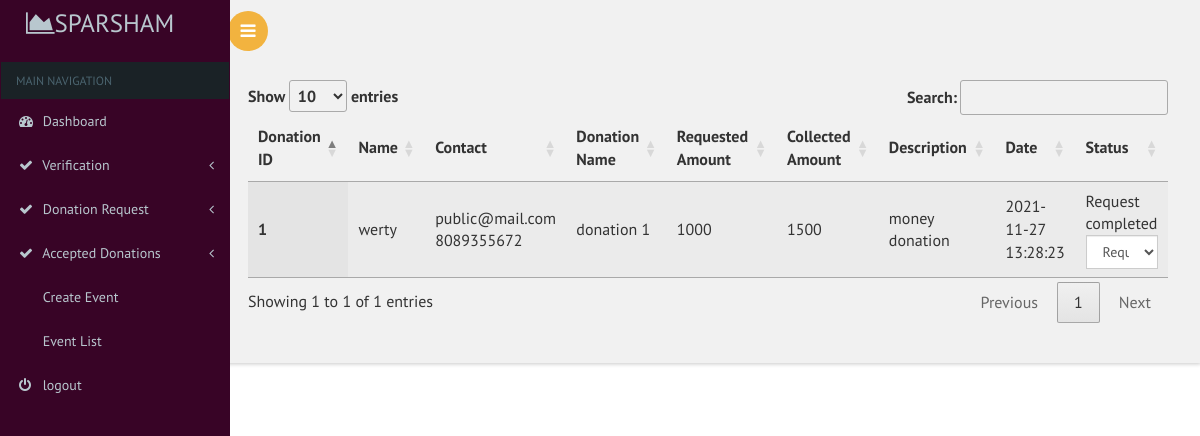
Page /secratary/moneydonationreq.php on the committed database.
### tables this page shows
CREATE TABLE IF NOT EXISTS `money_donation` (
  `money_donation_id` int(11) NOT NULL AUTO_INCREMENT,
  `email` varchar(30) NOT NULL,
  `requested_amount` int(11) NOT NULL,
  `collected_amount` int(11) NOT NULL DEFAULT '0',
  `donation_name` varchar(20) NOT NULL,
  `description` varchar(50) NOT NULL,
  `money_donation_status` int(3) NOT NULL DEFAULT '0',
  `donation_date` timestamp NOT NULL DEFAULT CURRENT_TIMESTAMP,
  PRIMARY KEY (`money_donation_id`)
);

CREATE TABLE IF NOT EXISTS `registration` (
  `name` varchar(80) NOT NULL,
  `email` varchar(80) NOT NULL,
  `phone` bigint(11) NOT NULL,
  `gender` varchar(10) DEFAULT NULL,
  `date_of_birth` varchar(20) DEFAULT NULL,
  `house` varchar(80) DEFAULT NULL,
  `place` varchar(80) DEFAULT NULL,
  `country` int(11) DEFAULT NULL,
  `state` int(11) DEFAULT NULL,
  `district` int(11) DEFAULT NULL,
  `pincode` int(6) DEFAULT NULL,
  `profile_pic` varchar(100) DEFAULT '../images/avathar.jpg',
  PRIMARY KEY (`email`)
);

### secratary/moneydonationreq.php (the view, shortened to what this page needs)
<?php
include("dbconn.php");
?>
<!DOCTYPE html>
<html>
<head>
    <link href="css/bootstrap.css" rel='stylesheet' type='text/css' />
<link href="css/style.css" rel='stylesheet' type='text/css' />
<link href="css/font-awesome.css" rel="stylesheet">
<link href='css/SidebarNav.min.css' media='all' rel='stylesheet' type='text/css'/>
<link href="css/custom.css" rel="stylesheet">
    <link rel="stylesheet" type="text/css" href="https://cdn.datatables.net/1.10.21/css/jquery.dataTables.css">
</head>
<body class="cbp-spmenu-push">
    <div class="main-content">
    <div class="cbp-spmenu cbp-spmenu-vertical cbp-spmenu-left" id="cbp-spmenu-s1">
        <aside class="sidebar-left">
      <nav class="navbar navbar-inverse">
          <div class="navbar-header">
            <h1><a class="navbar-brand" href="index.html"><span class="fa fa-area-chart"></span>Sparsham<span class="dashboard_text"></span></a></h1>
          </div>
          <?php
          include("menu.php");
          ?>
      </nav>
    </aside>
    </div>
        <?php
        include("header.php");
        ?>
        <div id="page-wrapper">
    <table id="table_id" class="display">
    <thead>
        <tr>
            <th>Donation ID</th>
            <th>Name</th>
            <th>Contact</th>
            <th>Donation Name</th>
            <th>Requested Amount</th>
            <th>Collected Amount</th>
            <th>Description</th>
            <th>Date</th>
            <th>Status</th>
        </tr>
    </thead>
    <tbody>
         <?php
            $sql="select * from money_donation a,registration b where a.email=b.email order by a.donation_date desc";
            $res=mysqli_query($conn,$sql);
            if(mysqli_num_rows($res)>0){
                while($r=mysqli_fetch_assoc($res)){
            ?>
           <tr>
      <th scope="row"><?php echo $r['money_donation_id']?></th>
      <td><?php echo $r['name']?></td>
      <td><?php echo $r['email']?><br>
        <?php echo $r['phone']?><br>
      </td>
      <td><?php echo $r['donation_name']?></td>
      <td><?php echo $r['requested_amount']?></td>
      <td><?php echo $r['collected_amount']?></td>
        <td><?php echo $r['description']?></td>
        <td><?php echo $r['donation_date']?></td>
        <td>
            <div id="<?php echo $r['money_donation_id']?>">
                <?php
         if($r['money_donation_status']==0)
            echo "Request not accepted";
        else if($r['money_donation_status']==1)
            echo "Request accepted";
        else if($r['money_donation_status']==2)
            echo "Request rejected";
        else if($r['money_donation_status']==3)
            echo "Request completed";
     ?>
 </div>
 <form>
          <select class="form-control"  onchange="updatestatus(this.value,<?php echo $r['money_donation_id']?>)">
            <option value disabled selected> <?php
            if($r['money_donation_status']==0)
            echo "Request not accepted";
        else if($r['money_donation_status']==1)
            echo "Request accepted";
        else if($r['money_donation_status']==2)
            echo "Request rejected";
        else if($r['money_donation_status']==3)
            echo "Request completed";
            ?></option>
          </select>
      </form>
</td>
    </tr>
            <?php
        }
    }
            ?>
    </tbody>
</table>
</div></div>
</body>
</html>

### secratary/css/custom.css (style rules this page uses)
#page-wrapper { padding:5em 2em 2.5em; background-color: #F1F1F1; }

### rows in the picture
money_donation: money_donation_id "1", registration.name "werty", registration.email "public@mail.com", registration.phone "8089355672", donation_name "donation 1", requested_amount "1000", collected_amount "1500", description "money donation", donation_date "2021-11-27 13:28:23", shows "Request completed"
